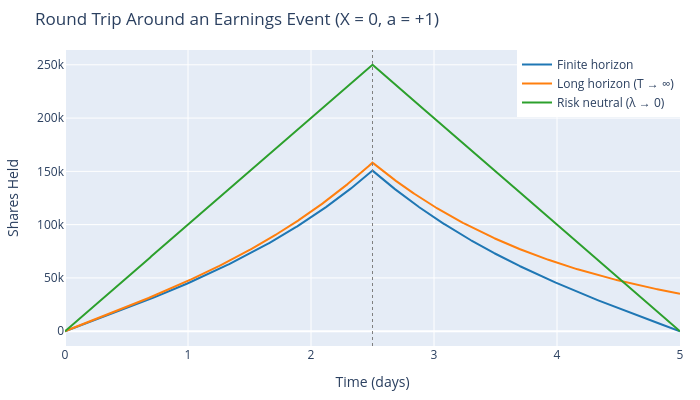

Notebook source saved alongside this figure:
### Markdown cell above
## The round trip

Paleologo's version starts and ends flat ($X = 0$): build a position to capture
the event and unwind it. Only the Green's term survives. Three versions: the
finite horizon; the long-horizon limit
$x(t) = \frac{a}{2\eta\kappa}\sinh(\kappa t_<)e^{-\kappa t_>}$, which never
quite unwinds by $T$; and the risk-neutral limit $\lambda \to 0$, where
$G \to t_<(T-t_>)/T$ and the path is a tent, continuous at the print.

### Code cell
t_lo = np.minimum(t, t_e)
t_hi = np.maximum(t, t_e)
round_trips = {
    "Finite horizon": a / (2 * eta) * green(t, t_e, kappa, T),
    "Long horizon (T → ∞)": a
    / (2 * eta * kappa)
    * np.sinh(kappa * t_lo)
    * np.exp(-kappa * t_hi),
    "Risk neutral (λ → 0)": a / (2 * eta) * t_lo * (T - t_hi) / T,
}

fig = go.Figure()
for color, (name, path) in zip(colors, round_trips.items()):
    fig.add_trace(
        go.Scatter(
            x=t,
            y=path,
            mode="lines",
            name=name,
            line={"width": 2, "color": color},
        )
    )
fig.add_vline(x=t_e, line={"width": 1, "dash": "dot", "color": "gray"})
fig.update_layout(
    title="Round Trip Around an Earnings Event (X = 0, a = +1)",
    xaxis_title="Time (days)",
    yaxis_title="Shares Held",
    width=700,
    height=400,
    margin={"l": 60, "r": 20, "t": 50, "b": 50},
    legend={"x": 1, "xanchor": "right", "y": 1, "yanchor": "top"},
)
fig.write_image("output/round_trip.png", scale=2)
fig.show()

# long-horizon buying rate just before and selling rate just after the print
decay = np.exp(-2 * kappa * t_e)
rate_before = a / (4 * eta) * (1 + decay)
rate_after = a / (4 * eta) * (1 - decay)
print(
    f"long horizon: buy {rate_before:,.0f}/day before, sell {rate_after:,.0f}/day after"
)
print(
    f"difference: {rate_before + rate_after:,.0f} shares/day (a/2eta = {a / (2 * eta):,.0f})"
)

### Figure 1 — Plotly figure (JSON) as saved in the notebook; plotly's stock layout.template omitted (floating-point values rounded to 4 significant figures; data arrays with more than 128 entries replaced by an {"elided": "..."} marker saying what was removed)
{"data": [{"line": {"color": "#1f77b4", "width": 2}, "mode": "lines", "name": "Finite horizon", "type": "scatter", "x": {"elided": "1001 float values"}, "y": {"elided": "1001 float values"}}, {"line": {"color": "#ff7f0e", "width": 2}, "mode": "lines", "name": "Long horizon (T → ∞)", "type": "scatter", "x": {"elided": "1001 float values"}, "y": {"elided": "1001 float values"}}, {"line": {"color": "#2ca02c", "width": 2}, "mode": "lines", "name": "Risk neutral (λ → 0)", "type": "scatter", "x": {"elided": "1001 float values"}, "y": {"elided": "1001 float values"}}], "layout": {"height": 400, "legend": {"x": 1, "xanchor": "right", "y": 1, "yanchor": "top"}, "margin": {"b": 50, "l": 60, "r": 20, "t": 50}, "shapes": [{"line": {"color": "gray", "dash": "dot", "width": 1}, "type": "line", "x0": 2.5, "x1": 2.5, "xref": "x", "y0": 0, "y1": 1, "yref": "y domain"}], "title": {"text": "Round Trip Around an Earnings Event (X = 0, a = +1)"}, "width": 700, "xaxis": {"title": {"text": "Time (days)"}}, "yaxis": {"title": {"text": "Shares Held"}}}}
